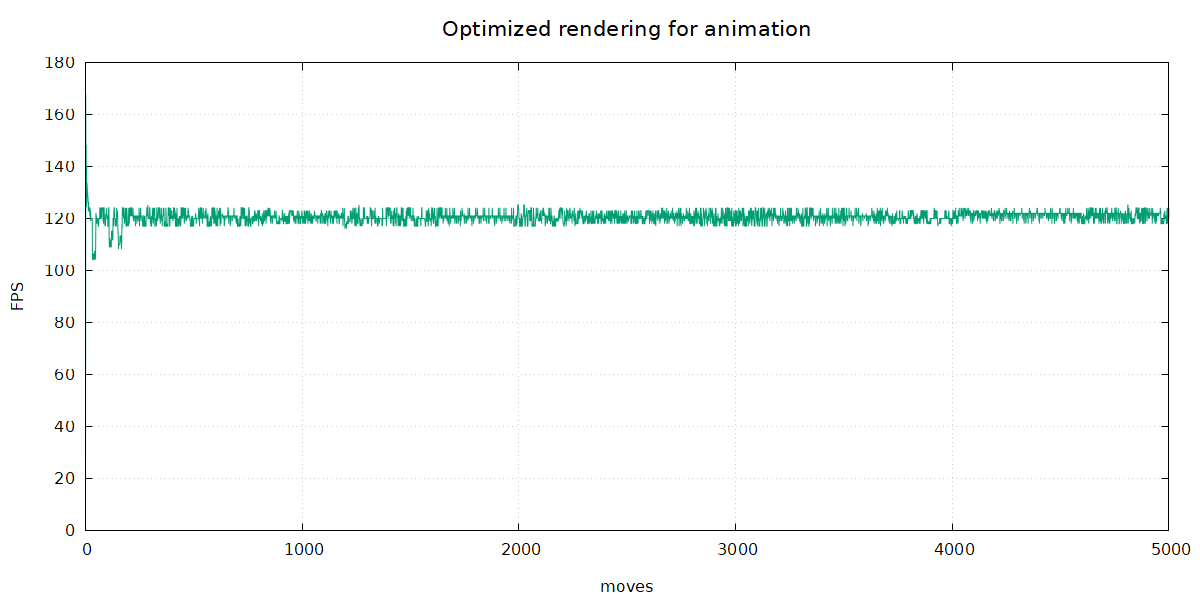

Write gnuplot code to recreate this figure.
reset
#------------------------------------------------------------------------------
set datafile separator ";"
#------------------------------------------------------------------------------
set term pngcairo size 1200,600 enhanced
set output "fps_1.png"
#------------------------------------------------------------------------------
unset key
set grid

set title "Optimized rendering for animation" font ",16"
set ylabel "FPS"
set xlabel "moves" offset 0,-0.5

plot "fps_1.csv" using 1:2 with lines ls 2
